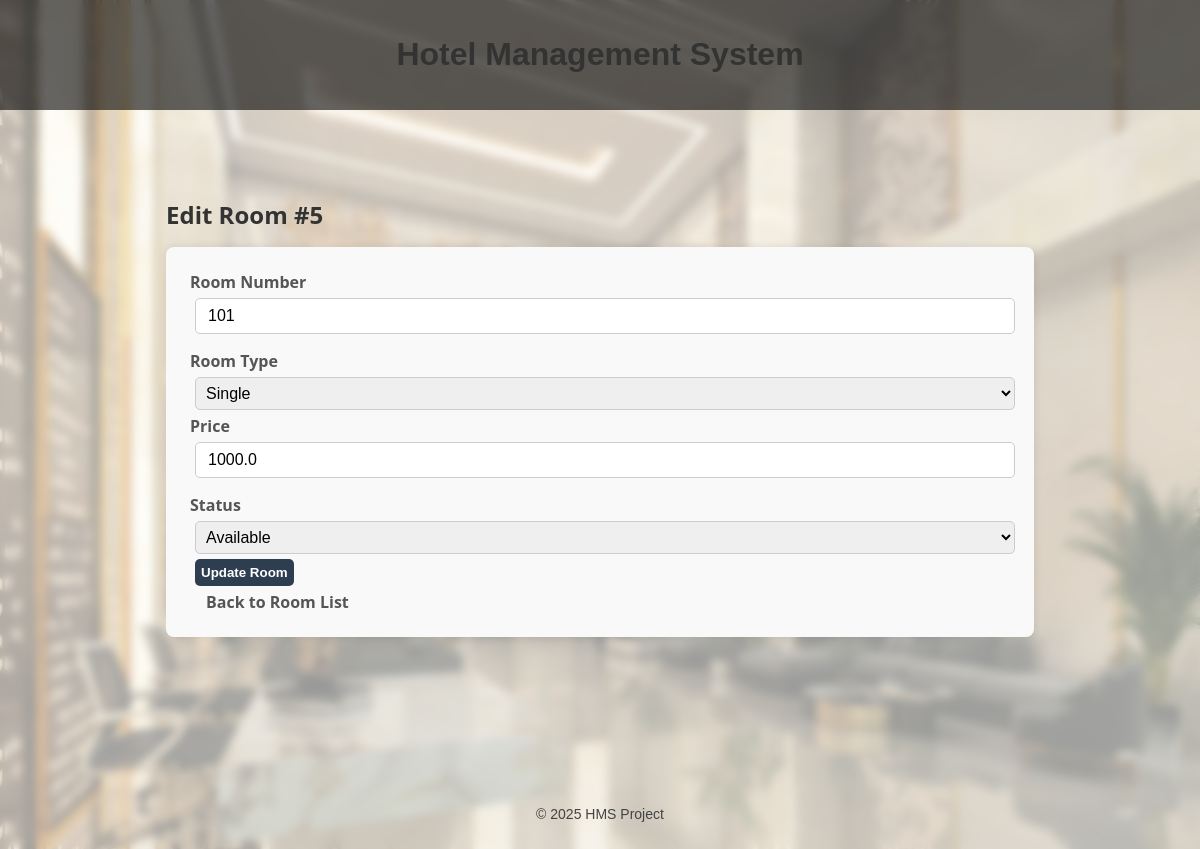
The page /rooms/edit/5 on the database its author committed.
### models.py (models this page shows)
class Room(db.Model):
    __tablename__ = 'room'
    id = db.Column(db.Integer, primary_key=True)
    room_no = db.Column(db.String(10), nullable=False)
    type = db.Column(db.String(50), nullable=False)
    price = db.Column(db.Float, nullable=False)
    status = db.Column(db.String(20))
    bookings = db.relationship("Booking", backref="room", cascade="all, delete-orphan")

### app.py (the view, shortened to what this page needs)
@app.route('/rooms/edit/<int:id>', methods=['GET', 'POST'])
def edit_room(id):
    room = Room.query.get_or_404(id)
    return render_template('edit_room.html', room=room)

### templates/edit_room.html (shortened to what this page needs)
{% extends 'base.html' %}
{% block content %}
<div class="container">
  <h2>Edit Room #{{ room.id }}</h2>
  <form method="POST" action="{{ url_for('edit_room', id=room.id) }}">
    <label for="room_number">Room Number</label>
    <input type="text" id="room_number" name="room_number" value="{{ room.room_no }}" required>
    <label for="room_type">Room Type</label>
    <select id="room_type" name="room_type" required>
      <option value="Single" {{ 'selected' if room.type == 'Single' else '' }}>Single</option>
    </select>
    <label for="price">Price</label>
    <input type="number" id="price" name="price" value="{{ room.price }}" step="0.01" required>
    <label for="status">Status</label>
    <select id="status" name="status" required>
      <option value="available" {{ 'selected' if room.status == 'available' else '' }}>Available</option>
    </select>
    <button type="submit">Update Room</button>
    <a href="{{ url_for('rooms') }}" class="cancel-btn">Back to Room List</a>
  </form>
</div>
{% endblock %}

### static/css/styles.css (style rules this page uses)
body { font-family: Arial, sans-serif; margin: 0; padding: 0; background: url("../images/hotel-bg.jpg") no-repeat center center fixed; background-size: cover; }
body::before { content: ""; position: fixed; top: 0; left: 0; width: 100%; height: 100%; background: rgba(255,255,255,0.6); backdrop-filter: blur(5px); z-index: -1; }
h1, h2, h3 { color: #333; }
form input, form select, form button, form a { margin-top: 5px; display: block; }
form input, form select, form button { margin: 5px; padding: 6px; }
*, *::before, *::after { box-sizing: border-box; }
form { background-color: #f9f9f9; padding: 1.5rem; border-radius: 8px; box-shadow: 0 0 8px rgba(0,0,0,0.1); margin-bottom: 2rem; }
input[type="text"], input[type="number"], input[type="date"], select { width: 100%; max-width: 100%; padding: 0.5rem 0.75rem; margin-bottom: 1rem; border: 1px solid #ccc; border-radius: 5px; font-size: 1rem; transition: border-color 0.3s ease; }
form button, .actions a, .actions form button, th { background-color: #2c3e50 !important; color: white !important; }

### templates/edit_room.html (style rules this page uses)
.container { max-width: 900px; margin: 2rem auto; padding: 1rem; font-family: 'Segoe UI', Tahoma, Geneva, Verdana, sans-serif; }
h2, h3 { color: #333; margin-bottom: 1rem; }
form { background-color: #f9f9f9; padding: 1.5rem; border-radius: 8px; box-shadow: 0 0 8px rgba(0,0,0,0.1); margin-bottom: 2rem; }
label { display: block; margin-bottom: 0.3rem; font-weight: 600; color: #555; }
input[type="text"], input[type="number"], select { width: 100%; padding: 0.5rem 0.75rem; margin-bottom: 1rem; border: 1px solid #ccc; border-radius: 5px; font-size: 1rem; transition: border-color 0.3s ease; }
button { background-color: #007bff; color: white; font-weight: 700; padding: 0.6rem 1.2rem; border: none; border-radius: 5px; cursor: pointer; transition: background-color 0.3s ease; }
a.cancel-btn { margin-left: 1rem; color: #555; text-decoration: none; font-weight: 600; }

### rows shown on the page
Room: id "5", room_number "101", price "1000.0"
